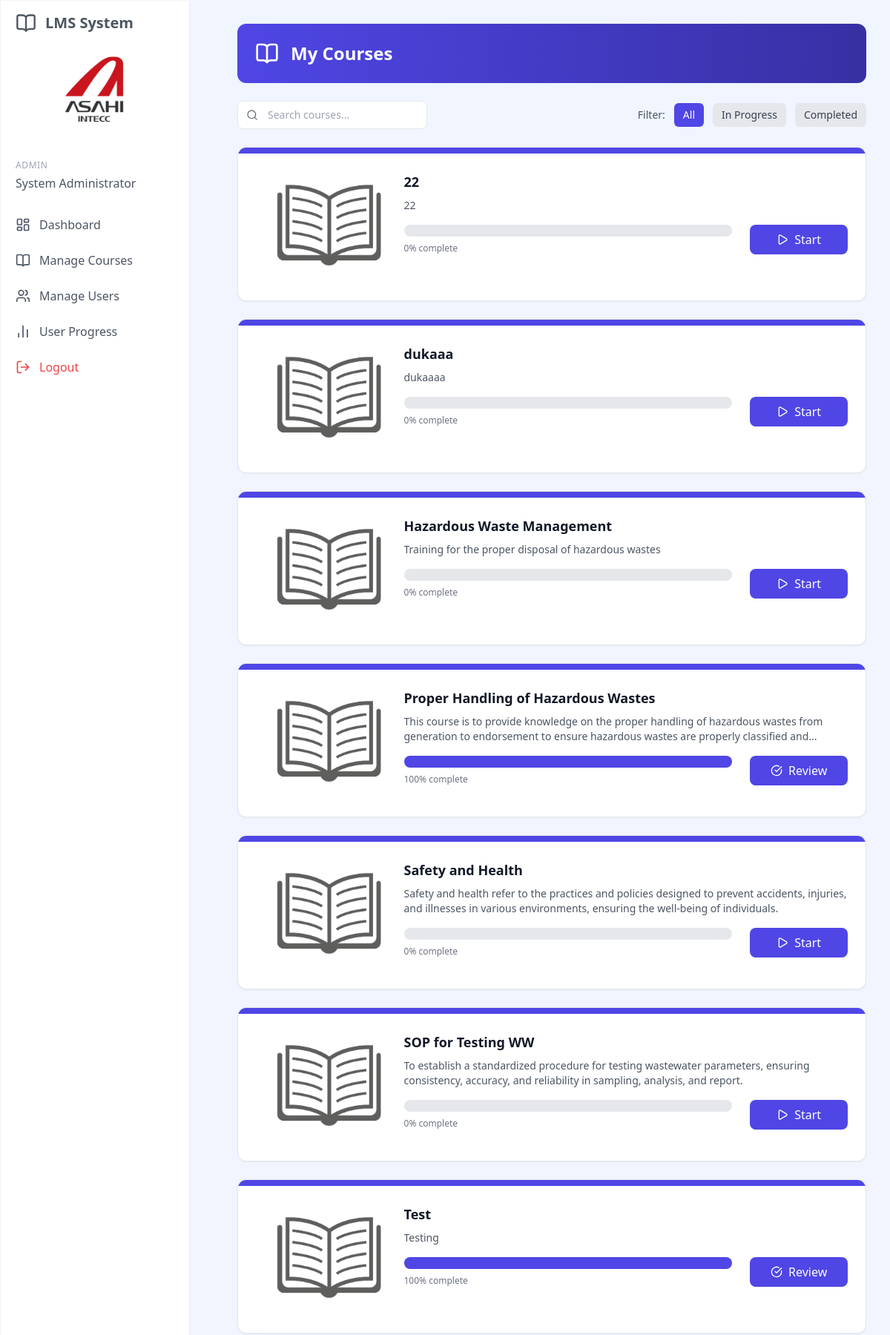
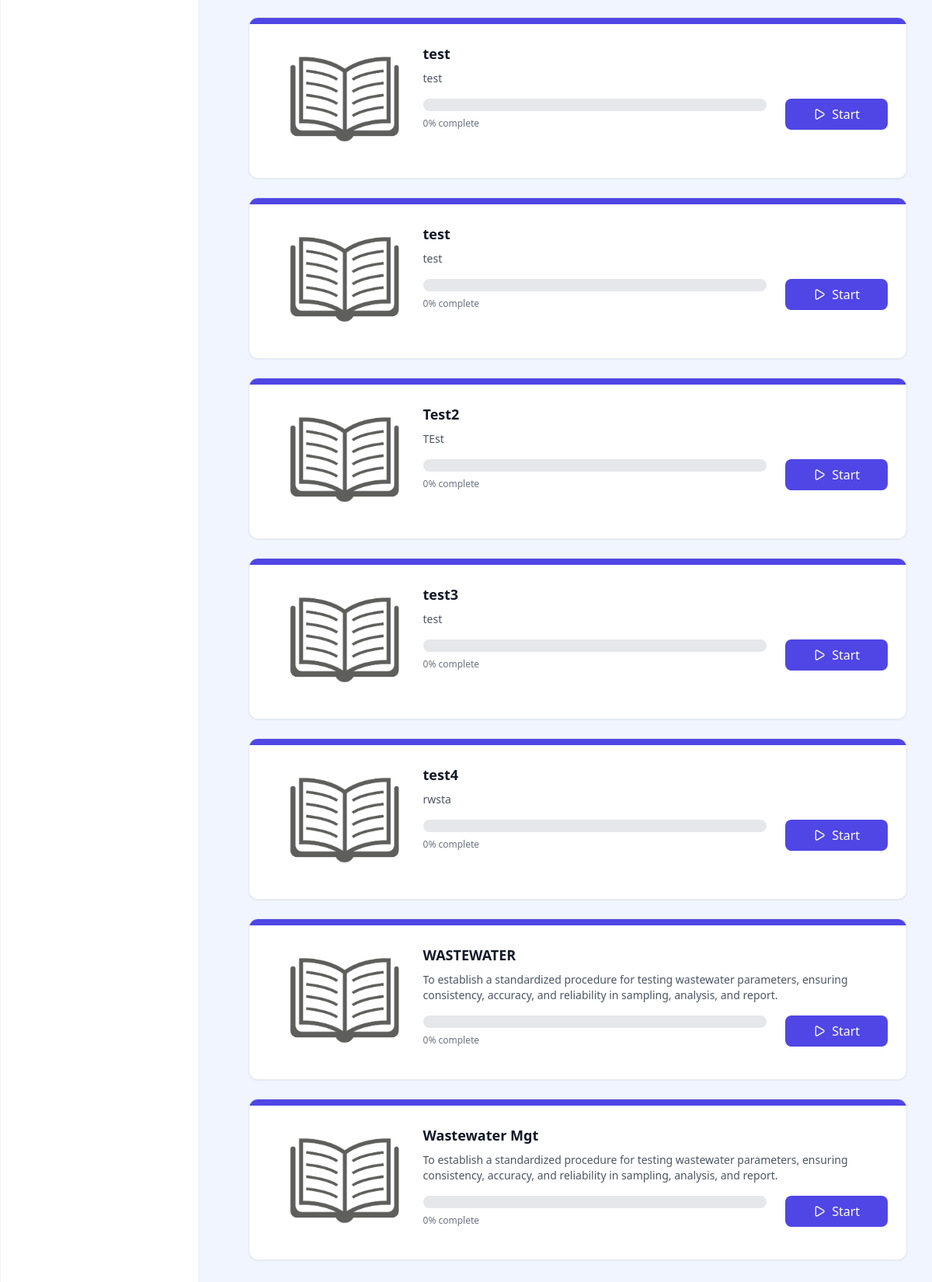
The app's page /view_courses.php (signed in) with its own data (2 pictures, top to bottom).
### tables this page shows
CREATE TABLE `courses` (
  `id` int(11) NOT NULL,
  `title` varchar(100) NOT NULL,
  `description` text DEFAULT NULL,
  `department` int(10) DEFAULT NULL,
  `division` int(10) DEFAULT NULL,
  `section` int(10) DEFAULT NULL,
  `company_group` tinyint(11) DEFAULT NULL,
  `position` tinyint(11) DEFAULT NULL,
  `group_id` int(11) DEFAULT NULL,
  `created_by` int(11) DEFAULT NULL,
  `has_video` int(11) DEFAULT 0,
  `created_at` timestamp NULL DEFAULT current_timestamp(),
  `updated_at` timestamp NULL DEFAULT current_timestamp() ON UPDATE current_timestamp(),
  `is_final` tinyint(1) NOT NULL DEFAULT 0,
  `removed` tinyint(1) NOT NULL DEFAULT 0
);

### web/view_courses.php (the view, shortened to what this page needs)
<?php
require_once '../config.php';
include 'includes/header.php';
$query = "
    SELECT
        c.id,
        c.title,
        c.description,
        COUNT(DISTINCT cv.id) AS total_modules,
        COUNT(DISTINCT uvp.video_id) AS completed_modules,
        COALESCE((COUNT(DISTINCT uvp.video_id) * 100.0 / NULLIF(COUNT(DISTINCT cv.id), 0)), 0) AS progress
    FROM courses c
    LEFT JOIN course_videos cv ON c.id = cv.course_id AND cv.removed = 0
    LEFT JOIN user_video_progress uvp ON cv.id = uvp.video_id AND uvp.user_id = ? AND uvp.removed = 0
    WHERE c.removed = 0
    GROUP BY c.id, c.title, c.description
    ORDER BY c.title
";
$stmt = $conn->prepare($query);
$stmt->bind_param("i", $_SESSION['user_id']);
$stmt->execute();
$courses = $stmt->get_result()->fetch_all(MYSQLI_ASSOC);
?>
<div class="p-8 sm:ml-72">
    <div class="container mx-auto">
        <div class="bg-gradient-to-r from-blue-600 to-blue-800 rounded-xl p-6 mb-6 flex items-center">
            <i data-lucide="book-open" class="h-8 w-8 text-white mr-4"></i>
            <h1 class="text-2xl font-bold text-white">My Courses</h1>
        </div>
        <div class="mb-6 flex flex-col sm:flex-row gap-4 items-center justify-between">
            <div class="relative w-full sm:w-64">
                <span class="absolute inset-y-0 left-0 flex items-center pl-3 text-gray-500">
                    <i data-lucide="search" class="w-4 h-4"></i>
                </span>
                <input type="search"
                       id="searchCourses"
                       class="w-full pl-10 pr-4 py-2 border border-gray-200 rounded-lg text-sm focus:outline-none focus:ring-2 focus:ring-blue-500 focus:border-blue-500"
                       placeholder="Search courses...">
            </div>
            <div class="flex items-center gap-3">
                <span class="text-sm text-gray-600">Filter:</span>
                <button id="filterAll" class="px-3 py-1.5 bg-blue-600 text-white text-sm rounded-md">All</button>
                <button id="filterInProgress" class="px-3 py-1.5 bg-gray-200 text-gray-700 text-sm rounded-md">In Progress</button>
                <button id="filterCompleted" class="px-3 py-1.5 bg-gray-200 text-gray-700 text-sm rounded-md">Completed</button>
            </div>
        </div>
        <?php if (empty($courses)): ?>
        <div class="bg-blue-50 border border-blue-100 rounded-xl p-8 text-center">
            <i data-lucide="book-open" class="w-16 h-16 text-blue-400 mx-auto mb-4"></i>
            <h2 class="text-xl font-bold text-blue-800 mb-2">No courses available</h2>
            <p class="text-blue-600 mb-6">There are no courses available for you at the moment.</p>
        </div>
        <?php else: ?>
        <div class="grid grid-cols-1 gap-6" id="coursesGrid">
            <?php foreach ($courses as $course): ?>
            <div class="course-card bg-white rounded-xl shadow-sm overflow-hidden border border-gray-200 hover:shadow-md transition-shadow duration-200"
                 data-progress="<?php echo round($course['progress']); ?>"
                 data-title="<?php echo htmlspecialchars($course['title']); ?>"
                 data-description="<?php echo htmlspecialchars($course['description']); ?>">
                <div class="h-2 bg-blue-600"></div>
                <div class="p-6 grid md:grid-cols-3 max-md:grid-rows-2 lg:grid-cols-4">
                    <div class="col-span-1 max-md:col-span-2 row-span-1 lg:col-span-1 max-md:text-center place-content-center">
                        <img src="book image.jpg" alt="Open Book" class="h-[150px] hx-auto mx-auto">
                    </div>
                    <div class="col-span-2 lg:col-span-3">
                        <h3 class="text-lg font-semibold text-gray-900 mb-2"><?php echo htmlspecialchars($course['title']); ?></h3>
                        <p class="text-sm text-gray-600 mb-4 line-clamp-2"><?php echo htmlspecialchars($course['description']); ?></p>
                        <div class="grid grid-cols-4 row-span-1 gap-6">
                            <div class="col-span-3 place-content-center">
                                <div class="w-full bg-gray-200 rounded-full h-4">
                                    <div class="bg-blue-600 h-4 rounded-full" style="width: <?php echo round($course['progress']); ?>%"></div>
                                </div>
                                <div class="flex justify-between items-center mt-2">
                                    <span class="text-xs font-medium text-gray-500"><?php echo round($course['progress']); ?>% complete</span>
                                </div>
                            </div>
                            <a href="view_course.php?id=<?php echo $course['id']; ?>" class="place-content-center col-span-1 block w-full text-center px-4 py-2 bg-blue-600 hover:bg-blue-700 text-white font-medium rounded-lg transition-colors flex items-center justify-center">
                                <i data-lucide="<?php echo $course['progress'] == 100 ? 'check-circle' : 'play'; ?>" class="w-4 h-4 mr-2"></i>
                                <div class="max-md:hidden">
                                    <?php
                                        if ($course['progress'] == 100) {
                                            echo 'Review';
                                        } elseif ($course['progress'] == 0) {
                                            echo 'Start';
                                        } else {
                                            echo 'Continue';
                                        }
                                    ?>
                                </div>
                            </a>
                        </div>
                    </div>
                </div>
            </div>
            <?php endforeach; ?>
        </div>
        <?php endif; ?>
    </div>
</div>

### records on screen
courses: title "22", description "22", progress "0", shows "Start"
courses: title "dukaaa", description "dukaaaa", progress "0", shows "Start"
courses: title "Hazardous Waste Management", description "Training for the proper disposal of hazardous wastes", progress "0", shows "Start"
courses: title "Proper Handling of Hazardous Wastes", description "This course is to provide knowledge on the proper handling of hazardous wastes from generation to endorsement to ensure hazardous wastes are properly classified…", progress "100", shows "Review"
courses: title "Safety and Health", description "Safety and health refer to the practices and policies designed to prevent accidents, injuries, and illnesses in various environments, ensuring the well-being of individuals.", progress "0", shows "Start"
courses: title "SOP for Testing WW", description "To establish a standardized procedure for testing wastewater parameters, ensuring consistency, accuracy, and reliability in sampling, analysis, and report.", progress "0", shows "Start"
courses: title "Test", description "Testing", progress "100", shows "Review"
courses: title "test", description "test", progress "0", shows "Start"
courses: title "test", description "test", progress "0", shows "Start"
courses: title "Test2", description "TEst", progress "0", shows "Start"
courses: title "test3", description "test", progress "0", shows "Start"
courses: title "test4", description "rwsta", progress "0", shows "Start"
courses: title "WASTEWATER", description "To establish a standardized procedure for testing wastewater parameters, ensuring consistency, accuracy, and reliability in sampling, analysis, and report.", progress "0", shows "Start"
courses: title "Wastewater Mgt", description "To establish a standardized procedure for testing wastewater parameters, ensuring consistency, accuracy, and reliability in sampling, analysis, and report.", progress "0", shows "Start"

### other values on screen
$_SESSION['full_name'] "System Administrator"
